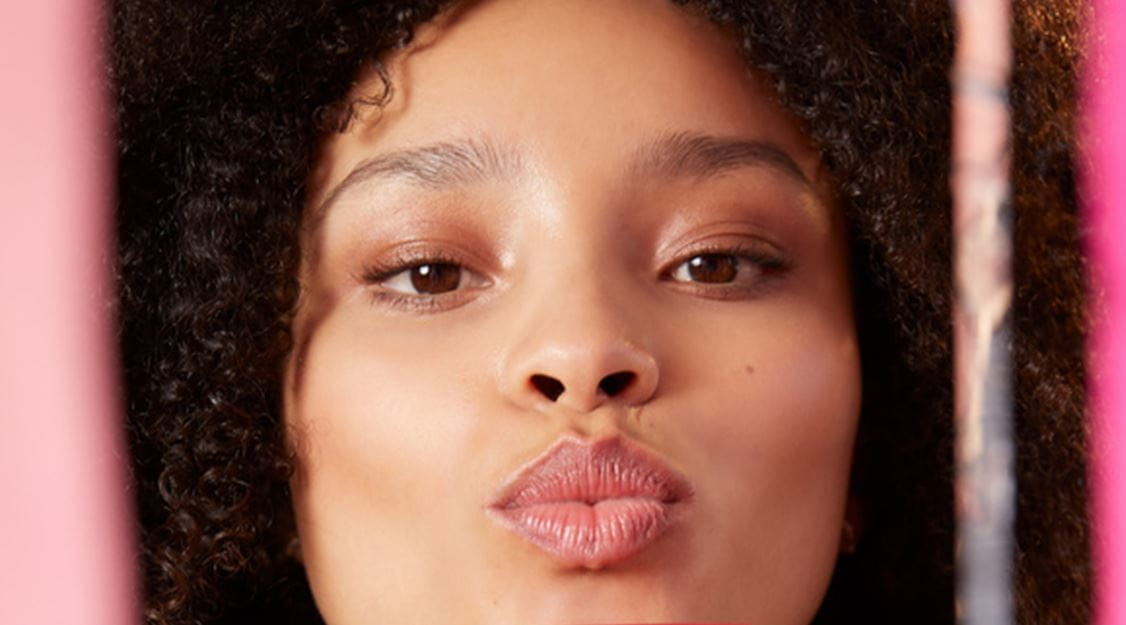
#> input picture img/face.jpg, 1126 x 625 px
$ python histogram_equalization.py
#> lines starting #> are read from the running program, lines starting #| are printed output that depends on the picture
import cv2
import matplotlib.pyplot as plt
import numpy as np

og_img = cv2.imread('img/face.jpg')
#> og_img is the input picture: shape (625, 1126, 3); mean B, G, R 79.9, 90.6, 138.5
gray_img = cv2.cvtColor(og_img, cv2.COLOR_BGR2GRAY)
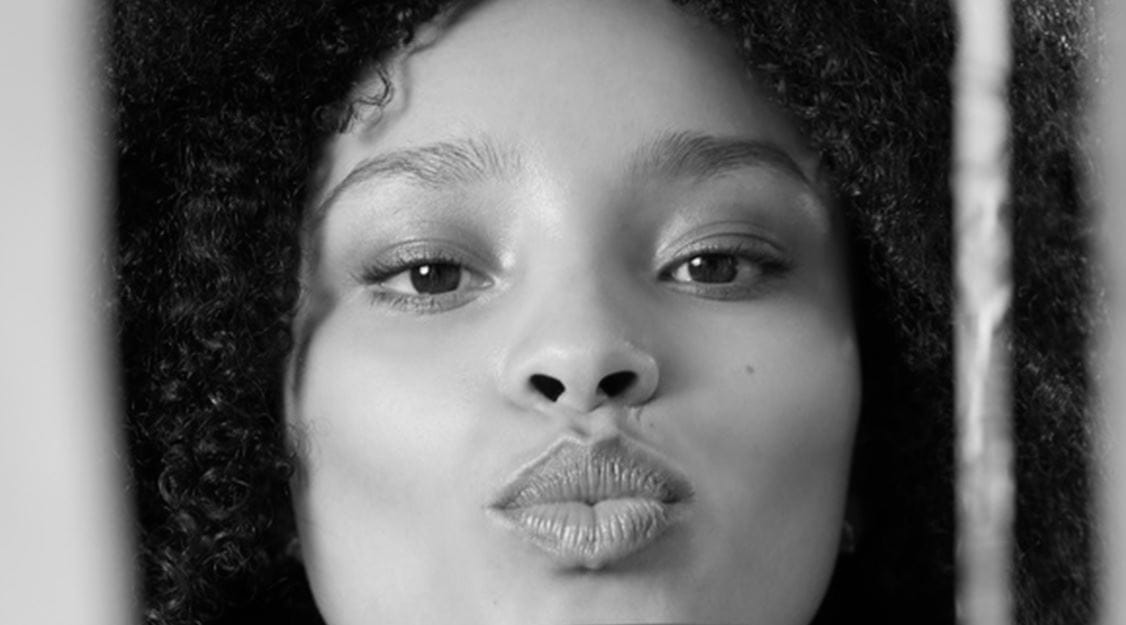
#> gray_img: shape (625, 1126); min 0, max 254, mean 103.7

cv2.imshow('original', og_img)
cv2.waitKey(0)
cv2.destroyAllWindows()
## histogram equalization
## color range가 좁은 이미지의 range를 평평하게 펴줌으로써 선명도를 증가시킨다.
h, w = gray_img.shape[:2]
#> h = 625; w = 1126

hist = [0 for _ in range(256)]
for j in range(h) :
    for i in range(w) :
        hist[gray_img[j,i]] += 1

for l in range(255) :
    hist[l] /= h*w

cum_hist = np.cumsum(hist)
#> cum_hist = 256 values from 0.000168 to 1

equalized_img = np.zeros((h,w))

for j in range(h) :
    for i in range(w) :
        equalized_img[j,i] = round(cum_hist[gray_img[j,i]] * 255)
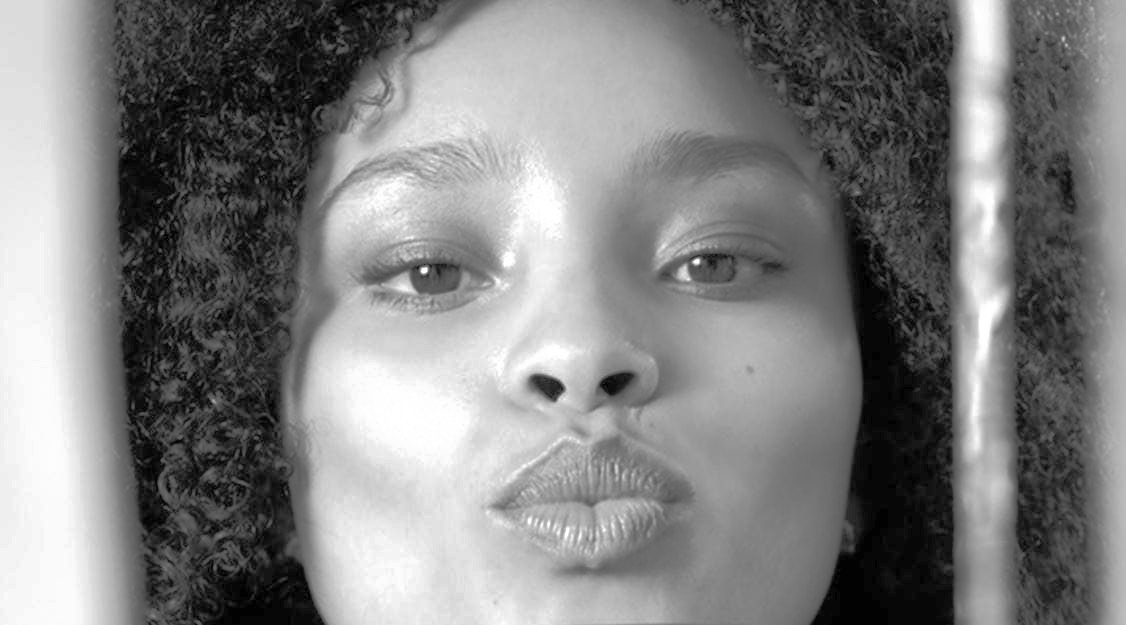
#> equalized_img: shape (625, 1126) float64; min 0, max 255, mean 128.3

plt.imshow(np.hstack([gray_img, equalized_img]), cmap = 'gray')
plt.show()
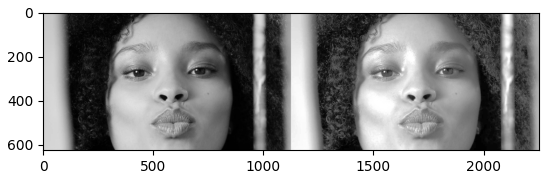
#> figure drawn by matplotlib, 1 panel

# print(equalized_hist)
bins = np.linspace(0, 255)
plt.hist(gray_img.flatten().tolist(), bins, alpha = 0.5, label = 'gray')
plt.hist(equalized_img.flatten().tolist(), bins, alpha = 0.5, label = 'equalized')
plt.legend(loc ='upper right')
plt.show()
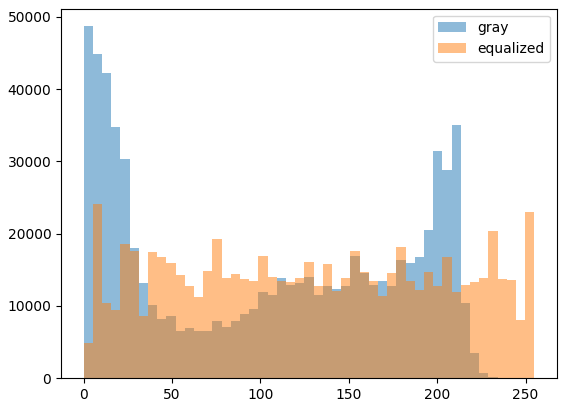
#> figure drawn by matplotlib, 1 panel; tallest bar 48706 high, from x = 0 to 5.2; tallest bar 24093 high, from x = 5.2 to 10.41

$ run again, with img/get_monitor_perspective.jpg copied over img/face.jpg
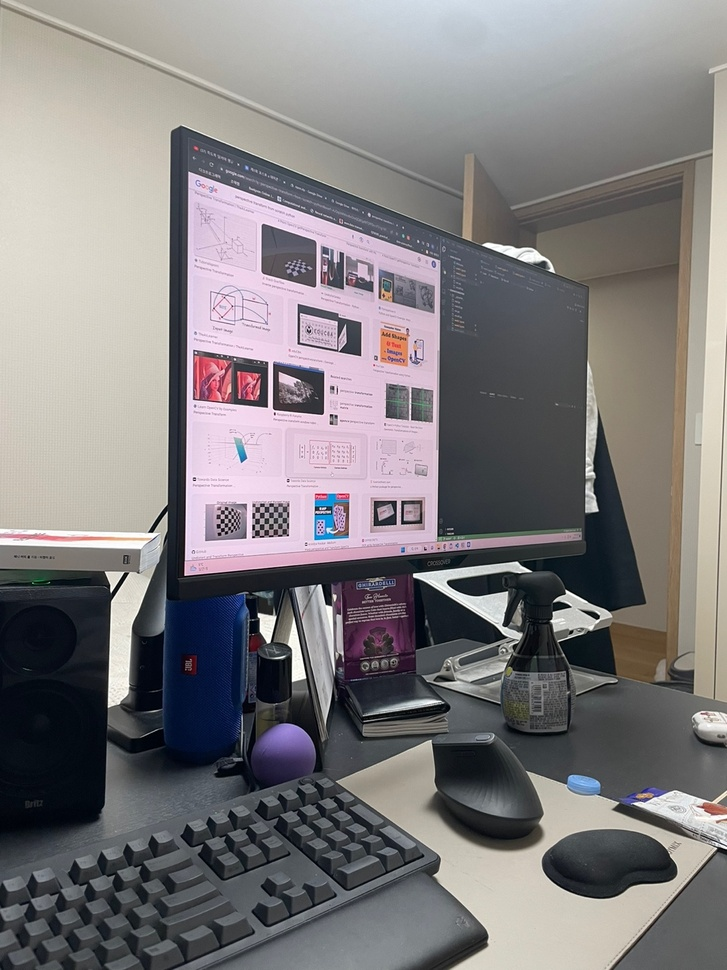
#> input picture img/get_monitor_perspective.jpg, 727 x 970 px, shrunk from 1080 x 1440 before the run
#> og_img is the input picture: shape (970, 727, 3); mean B, G, R 126.3, 124.8, 127.9
#> after the loop `for j in range(h) :`:
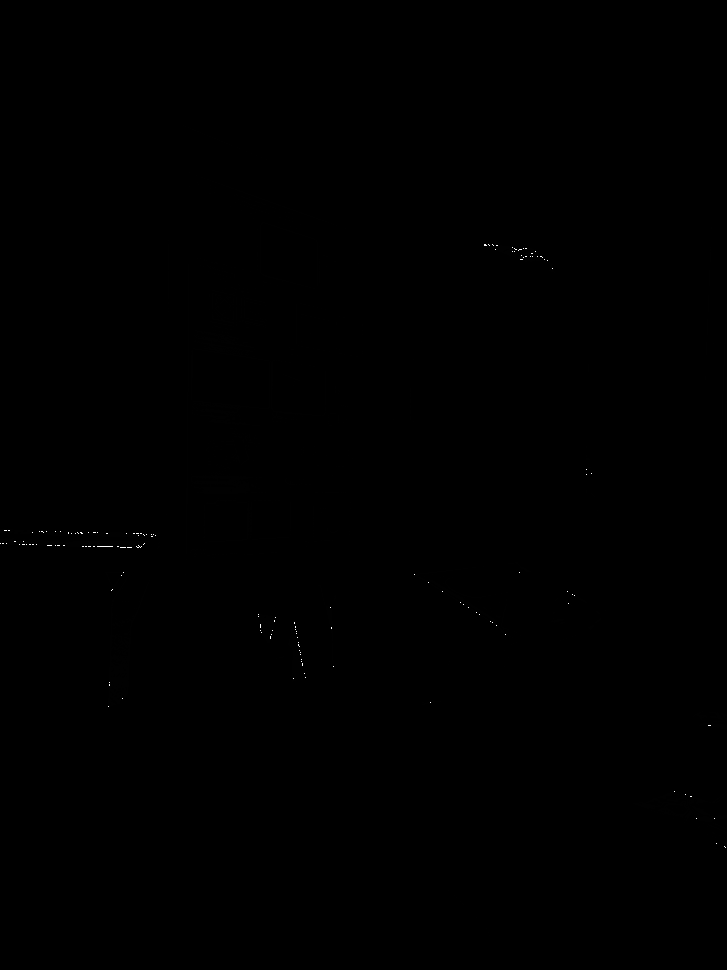
#> equalized_img: shape (970, 727) float64; min 0, max 64260, mean 150.9; drawn with min black and max white
#> `plt.show()`:
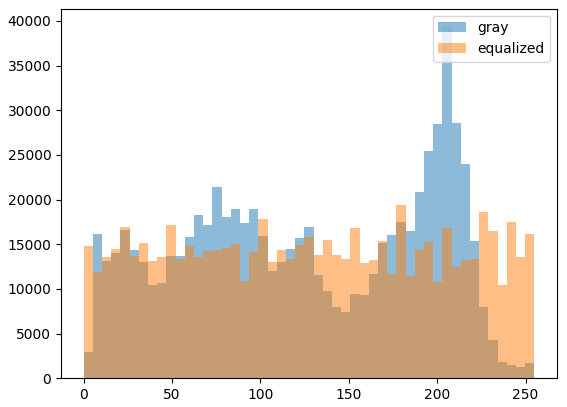
#> figure drawn by matplotlib, 1 panel; tallest bar 39405 high, from x = 203 to 208.2; tallest bar 19391 high, from x = 176.9 to 182.1
